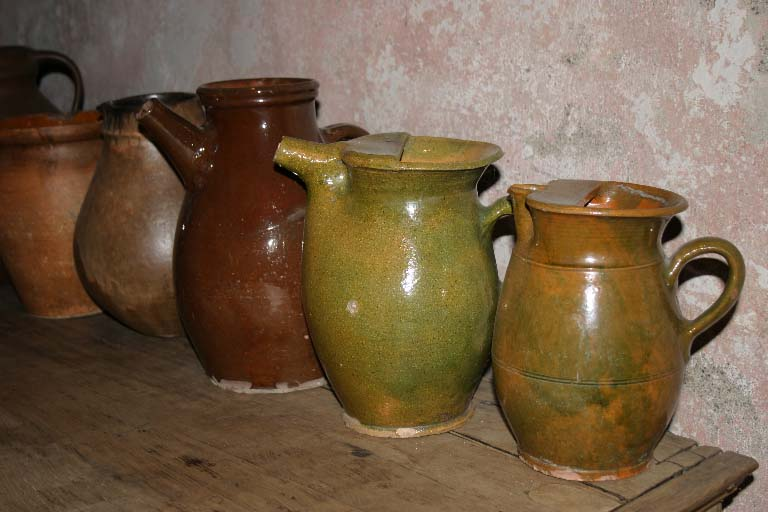
//> input picture BilateralFiltering/Dataset/image1_flash.bmp, 768 x 512 px
$ ./main ../../BilateralFiltering/Dataset/image1_flash.bmp   (built with g++ and OpenCV 4)
//> lines starting //> are read from the running program, lines starting //| are printed output that depends on the picture
### Filtering/Code/Filters.h
#pragma once
#ifndef __FILTERS__
#define __FILTERS__

#include <iostream>
#include <opencv2/opencv.hpp>

using namespace std;
using namespace cv;

class Filters {
public:
	Filters();
	void DenoiseImage(Mat& origImg, Mat& noiseImg);

private:
	int kSize;
	int stdDevX;
	int stdDevY;
	int meanX;
	int meanY;

	void PerformanceMetrics(Mat& origImg, Mat& denoisedImg);
	float SSIMCalculation(Mat& origImg, Mat& denoisedImg);
	Mat BoxFilter(Mat& img);
	Mat GaussFilter(Mat& img);
	Mat MedianFilter(Mat& img);
	Mat GaussianKernel2D();
};
#endif // !__FILTERS__

### Filtering/Code/Filters.cpp
#include "Filters.h"

using namespace std;
using namespace cv;


Filters::Filters() {
	this->kSize = 3;
	this->meanX = 0;
	this->meanY = 0;
	this->stdDev = 25;
}


// [61 lines left out: function DenoiseImage, not called in this run]

/*Average or Box filter*/
// [16 lines left out: function BoxFilter, not called in this run]
/*1D Gaussian Kernel*/
// [18 lines left out: function GaussianKernel1D, not called in this run]

/*2D Gaussian Kernel*/
// [22 lines left out: function GaussianKernel2D, not called in this run]

/*Gaussian filtering*/
// [55 lines left out: functions GaussFilter, GaussFilterSeparable, not called in this run]

/*Median Filtering*/
// [18 lines left out: function MedianFilter, not called in this run]

/*Calculating the performance metrics*/
// [35 lines left out: function PerformanceMetrics, not called in this run]

/*http://www.cns.nyu.edu/pub/eero/wang03-reprint.pdf*/
/*Calculating structural similarity index*/
// [45 lines left out: function SSIMCalculation, not called in this run]

### Filtering/Code/main.cpp
/***********************************************************************
Implementing Conventional Filters and comparing performances
1. Mean/Box filter - OpenCV/own
2. Gaussian Filter - OpenCV/own
3. Median Filter - OpenCV/own
4. Bilateral filter - OpenCV
5. Performance comparison -  SSD, RMSE, PSNR, SSIM, MAE
*************************************************************************/


#include <iostream>
#include <opencv2/opencv.hpp>

#include "Filters.h"

using namespace std;
using namespace cv;


int main(int argc, char** argv) {

	if (argc < 2) {
		cout << "Input image not found" << endl;
		cout << "Press enter to exit" << endl;
		cin.get();
		return -1;
	}
	Mat im = imread(argv[1], IMREAD_GRAYSCALE);
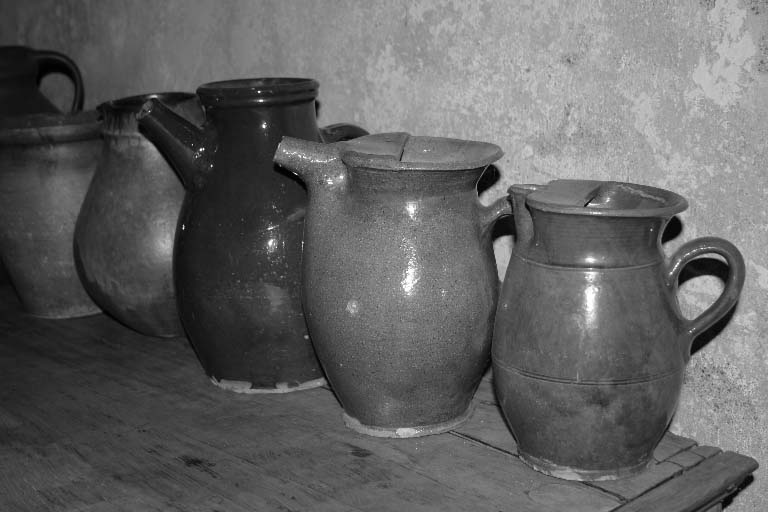
//> im: 512 rows x 768 cols, CV_8UC1; min 0, max 255, mean 97.9

	if (im.data == nullptr) {
		std::cerr << "Failed to load image" << std::endl;
		exit(0);
	}

	imshow("Original", im);

	/*add gaussian noise to the input image*/
	cv::Mat noise(im.size(), im.type());
	cv::Mat noiseImg = im.clone();
	uchar mean = 0;
	uchar stddev = 25;
	cv::randn(noise, mean, stddev);

	noiseImg = im + noise;
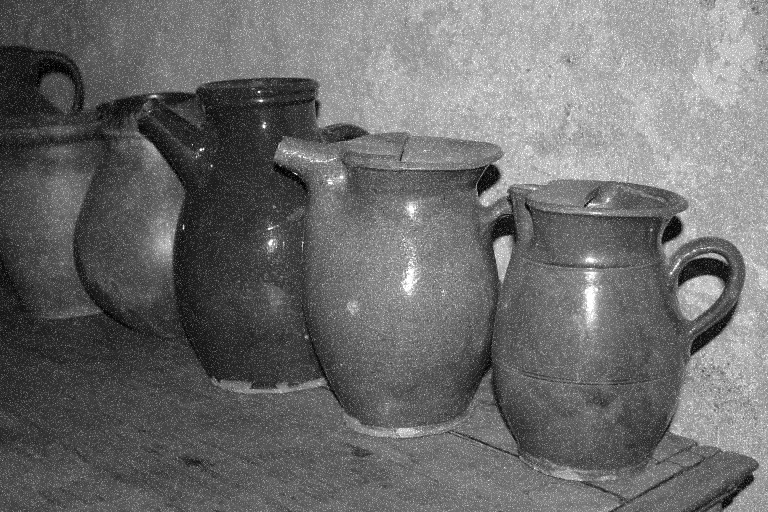
//> noiseImg: 512 rows x 768 cols, CV_8UC1; min 0, max 255, mean 107.9
	cv::imshow("Noisy Image", noiseImg);
	imwrite("Noisy.png", noiseImg);

//> (the run ends here: the program needs code that is not available in this run, at `this->stdDev = 25;`)

$ run again, on BilateralFiltering/Dataset/image4_flash.bmp
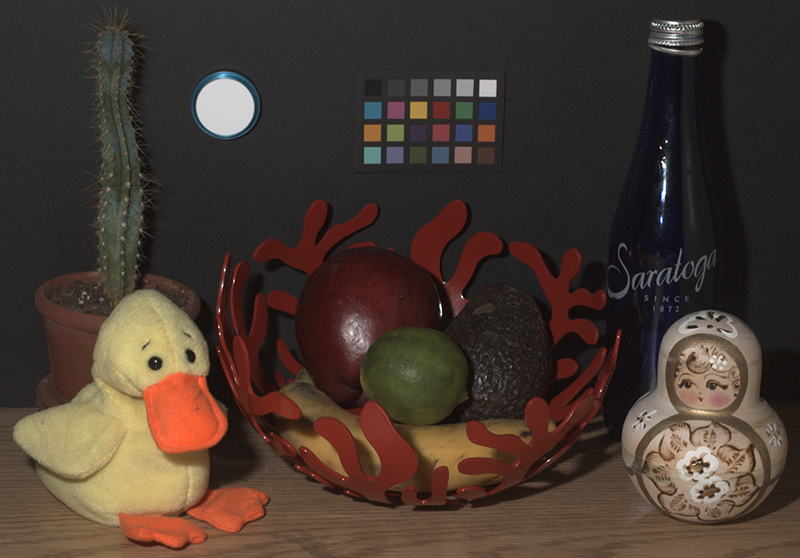
//> input picture BilateralFiltering/Dataset/image4_flash.bmp, 800 x 558 px
//> `Mat im = imread(argv[1], IMREAD_GRAYSCALE);`:
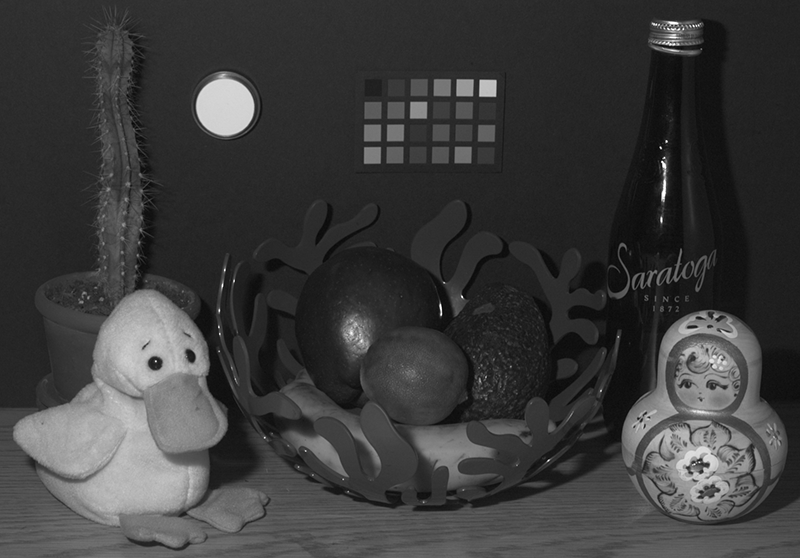
//> im: 558 rows x 800 cols, CV_8UC1; min 0, max 255, mean 59.8
//> `noiseImg = im + noise;`:
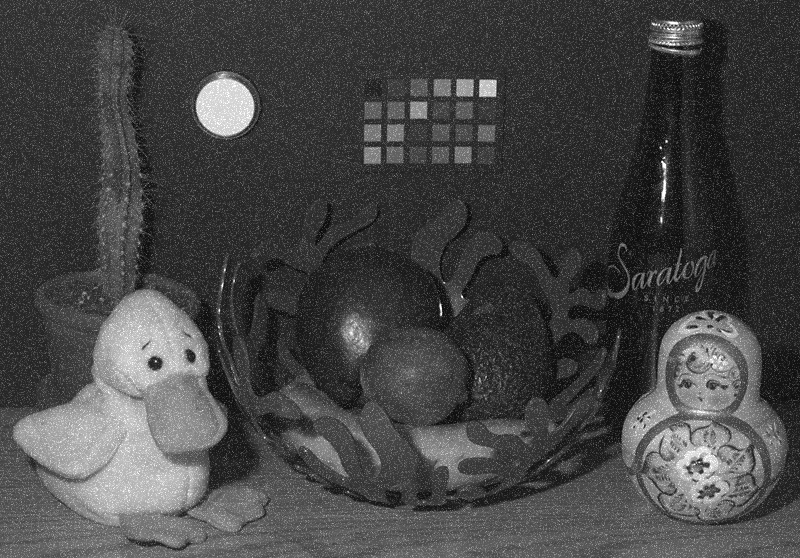
//> noiseImg: 558 rows x 800 cols, CV_8UC1; min 1, max 255, mean 69.8

$ run again, on BilateralFiltering/Dataset/image5_flash.bmp
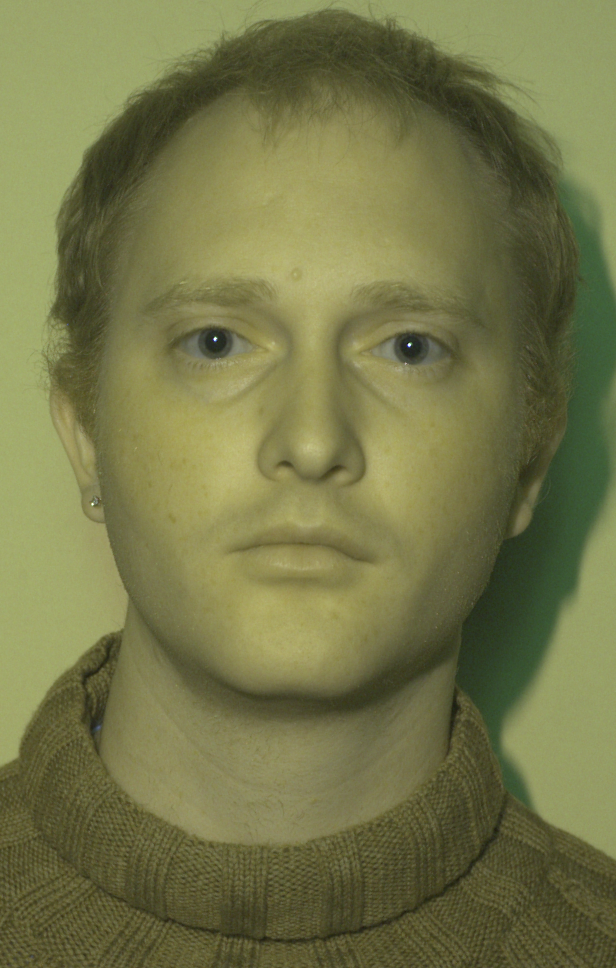
//> input picture BilateralFiltering/Dataset/image5_flash.bmp, 616 x 968 px
//> `Mat im = imread(argv[1], IMREAD_GRAYSCALE);`:
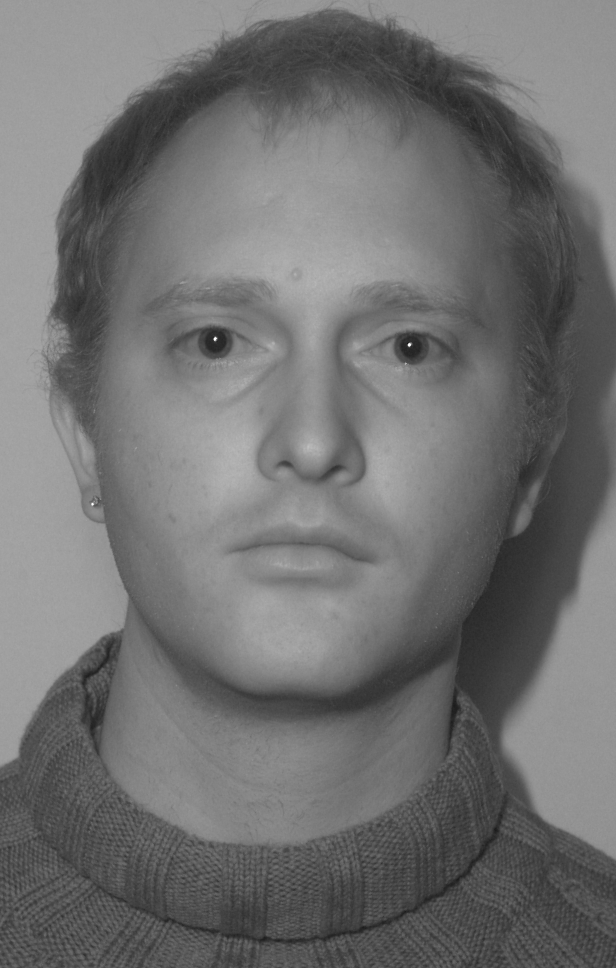
//> im: 968 rows x 616 cols, CV_8UC1; min 19, max 255, mean 112.6
